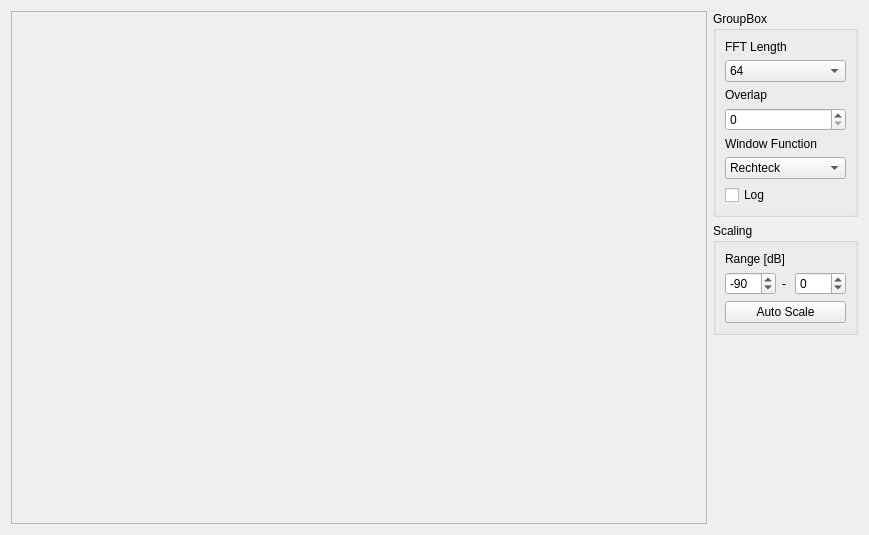
<?xml version="1.0" encoding="UTF-8"?>
<ui version="4.0">
 <class>Waterfall</class>
 <widget class="QWidget" name="Waterfall">
  <property name="geometry">
   <rect>
    <x>0</x>
    <y>0</y>
    <width>869</width>
    <height>535</height>
   </rect>
  </property>
  <property name="windowTitle">
   <string>Form</string>
  </property>
  <layout class="QHBoxLayout" name="horizontalLayout">
   <item>
    <widget class="QScrollArea" name="waterfallarea">
     <property name="widgetResizable">
      <bool>true</bool>
     </property>
     <widget class="QWidget" name="scrollAreaWidgetContents">
      <property name="geometry">
       <rect>
        <x>0</x>
        <y>0</y>
        <width>675</width>
        <height>515</height>
       </rect>
      </property>
      <layout class="QHBoxLayout" name="horizontalLayout_2">
       <item>
        <widget class="QLabel" name="waterfall">
         <property name="text">
          <string/>
         </property>
         <property name="scaledContents">
          <bool>true</bool>
         </property>
        </widget>
       </item>
      </layout>
     </widget>
    </widget>
   </item>
   <item>
    <layout class="QVBoxLayout" name="verticalLayout_2">
     <property name="sizeConstraint">
      <enum>QLayout::SetMinimumSize</enum>
     </property>
     <property name="topMargin">
      <number>0</number>
     </property>
     <property name="bottomMargin">
      <number>0</number>
     </property>
     <item>
      <widget class="QGroupBox" name="groupBox_2">
       <property name="title">
        <string>GroupBox</string>
       </property>
       <layout class="QVBoxLayout" name="verticalLayout_3">
        <item>
         <widget class="QLabel" name="label">
          <property name="text">
           <string>FFT Length</string>
          </property>
         </widget>
        </item>
        <item>
         <widget class="QComboBox" name="fftlen">
          <item>
           <property name="text">
            <string>64</string>
           </property>
          </item>
          <item>
           <property name="text">
            <string>128</string>
           </property>
          </item>
          <item>
           <property name="text">
            <string>256</string>
           </property>
          </item>
          <item>
           <property name="text">
            <string>512</string>
           </property>
          </item>
          <item>
           <property name="text">
            <string>1024</string>
           </property>
          </item>
          <item>
           <property name="text">
            <string>2048</string>
           </property>
          </item>
          <item>
           <property name="text">
            <string>4096</string>
           </property>
          </item>
         </widget>
        </item>
        <item>
         <widget class="QLabel" name="label_3">
          <property name="text">
           <string>Overlap</string>
          </property>
         </widget>
        </item>
        <item>
         <widget class="QSpinBox" name="overlap">
          <property name="maximum">
           <number>63</number>
          </property>
         </widget>
        </item>
        <item>
         <widget class="QLabel" name="label_6">
          <property name="text">
           <string>Window Function</string>
          </property>
         </widget>
        </item>
        <item>
         <widget class="QComboBox" name="window_function">
          <item>
           <property name="text">
            <string>Rechteck</string>
           </property>
          </item>
          <item>
           <property name="text">
            <string>Hamming</string>
           </property>
          </item>
          <item>
           <property name="text">
            <string>Blackman</string>
           </property>
          </item>
          <item>
           <property name="text">
            <string>Blackman-Harris</string>
           </property>
          </item>
         </widget>
        </item>
        <item>
         <widget class="QCheckBox" name="button_log">
          <property name="text">
           <string>Log</string>
          </property>
         </widget>
        </item>
       </layout>
      </widget>
     </item>
     <item>
      <widget class="QGroupBox" name="groupBox">
       <property name="title">
        <string>Scaling</string>
       </property>
       <layout class="QVBoxLayout" name="verticalLayout">
        <item>
         <widget class="QLabel" name="label_2">
          <property name="text">
           <string>Range [dB]</string>
          </property>
         </widget>
        </item>
        <item>
         <layout class="QHBoxLayout" name="horizontalLayout_3">
          <property name="topMargin">
           <number>0</number>
          </property>
          <item>
           <widget class="QSpinBox" name="min_db">
            <property name="minimum">
             <number>-200</number>
            </property>
            <property name="maximum">
             <number>100</number>
            </property>
            <property name="singleStep">
             <number>10</number>
            </property>
            <property name="value">
             <number>-90</number>
            </property>
           </widget>
          </item>
          <item>
           <widget class="QLabel" name="label_4">
            <property name="text">
             <string>-</string>
            </property>
           </widget>
          </item>
          <item>
           <widget class="QSpinBox" name="max_db">
            <property name="minimum">
             <number>-200</number>
            </property>
            <property name="maximum">
             <number>100</number>
            </property>
            <property name="singleStep">
             <number>10</number>
            </property>
            <property name="displayIntegerBase">
             <number>10</number>
            </property>
           </widget>
          </item>
         </layout>
        </item>
        <item>
         <widget class="QPushButton" name="pushButton">
          <property name="text">
           <string>Auto Scale</string>
          </property>
         </widget>
        </item>
       </layout>
      </widget>
     </item>
     <item>
      <spacer name="verticalSpacer">
       <property name="orientation">
        <enum>Qt::Vertical</enum>
       </property>
       <property name="sizeHint" stdset="0">
        <size>
         <width>20</width>
         <height>40</height>
        </size>
       </property>
      </spacer>
     </item>
    </layout>
   </item>
  </layout>
 </widget>
 <resources/>
 <connections/>
</ui>
